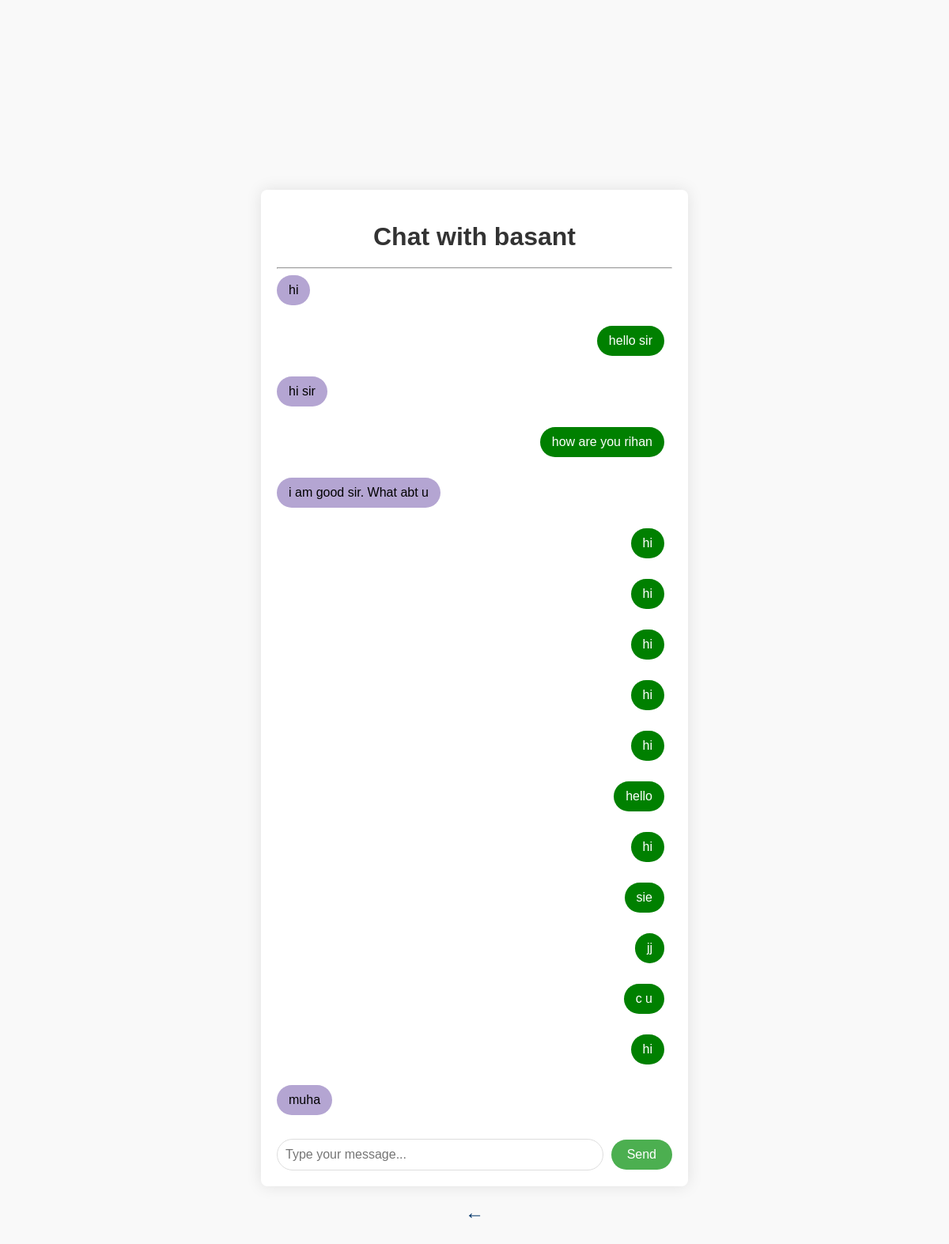
Before: /patient/chat/8/ (signed in) with the older database file.
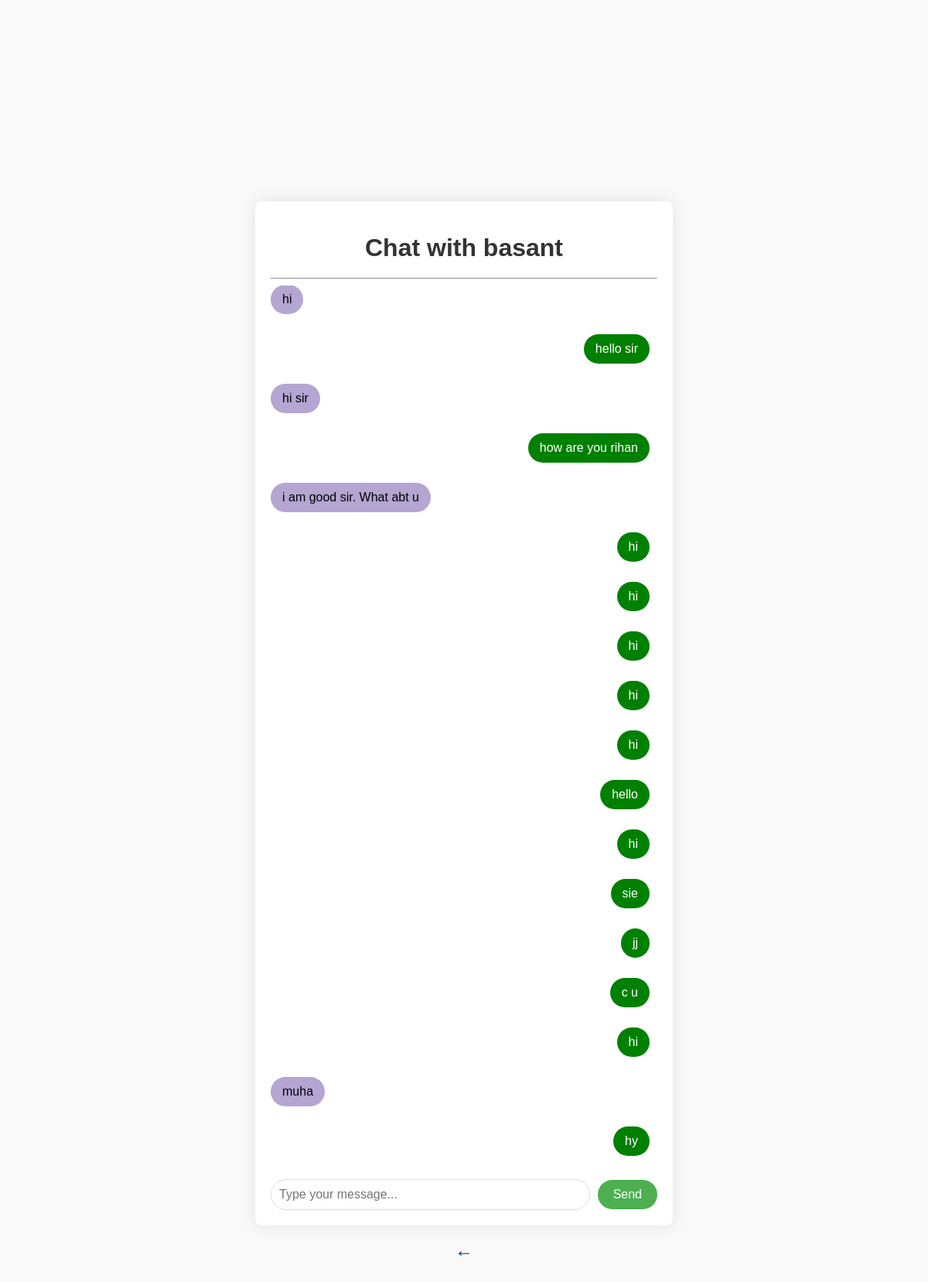
After: the same page with the newer database file.
### patient/models.py (models this page shows, shortened)
class Message(models.Model):
    sender = models.ForeignKey(User, related_name='sender', on_delete=models.CASCADE)
    receiver = models.ForeignKey(User, related_name='receiver', on_delete=models.CASCADE)
    content = models.TextField()
    timestamp = models.DateTimeField(auto_now_add=True)

### patient/views.py (the view)
# urls.py: path('chat/<int:receiver_id>/', views.chat_room, name='chat_room'),
def chat_room(request, receiver_id):
    receiver = User.objects.get(id=receiver_id)
    messages = (Message.objects.filter(sender=request.user, receiver=receiver) | Message.objects.filter(sender=receiver, receiver=request.user)).order_by('-id')
    return render(request, 'chat.html', {'receiver': receiver, 'messages': messages})

### templates/chat.html (shortened to what this page needs)
<!DOCTYPE html>
<html lang="en">
<head>
</head>
<body>
    <div class="chat-container">
        <h1>Chat with {{ receiver.username }}</h1>
        <hr>
        <div id="messages">
            {% for message in messages %}
                <p class="message {% if message.sender == request.user %}sent{% else %}received{% endif %}">
                    {{ message.content }}
                </p>
            {% endfor %}
        </div>
        <form id="message-form" method="post" action="{% url 'send_message' %}">
            <input type="text" name="content" placeholder="Type your message..." required>
            <button type="submit">Send</button>
        </form>
    </div>
    <br>
    <button onclick="window.location.href='{% url 'view_users_with_messages' %}'" class="back-button">&#8592;</button>

### templates/chat.html (style rules this page uses)
.message.sent { background-color: Green; color: white; border-radius: 20px; margin-bottom: 10px; padding: 10px 15px; align-self: flex-end; max-width: 70%; }
.message.received { background-color: #b4a5d2; border-radius: 20px; margin-bottom: 10px; padding: 10px 15px; align-self: flex-start; max-width: 70%; }
body { font-family: Arial, sans-serif; background-color: #f9f9f9; margin: 0; padding: 0; display: flex; flex-direction: column; align-items: center; justify-content: center; height: 100vh; }
.chat-container { background-color: #fff; border-radius: 8px; box-shadow: 0 0 20px rgba(0, 0, 0, 0.1); padding: 20px; width: 80%; max-width: 500px; }
h1 { text-align: center; color: #333; margin-bottom: 20px; }
#messages { max-height: 60vh; overflow-y: auto; padding-right: 10px; display: flex; flex-direction: column-reverse; }
form { display: flex; justify-content: space-between; align-items: center; margin-top: 20px; width: 100%; }
input[type="text"] { flex: 1; padding: 10px; border: 1px solid #ddd; border-radius: 25px; font-size: 16px; margin-right: 10px; }
button[type="submit"] { padding: 10px 20px; background-color: #4CAF50; color: white; border: none; border-radius: 25px; cursor: pointer; font-size: 16px; }
.back-button { background-color: transparent; border: none; border-radius: 3px; color: #003569; font-size: 24px; font-weight: bold; padding: 0.5px 10px; cursor: pointer; transition: all 0.3s ease; border: none; }

Changed rows visible on the page:
added Message: content "hy"
